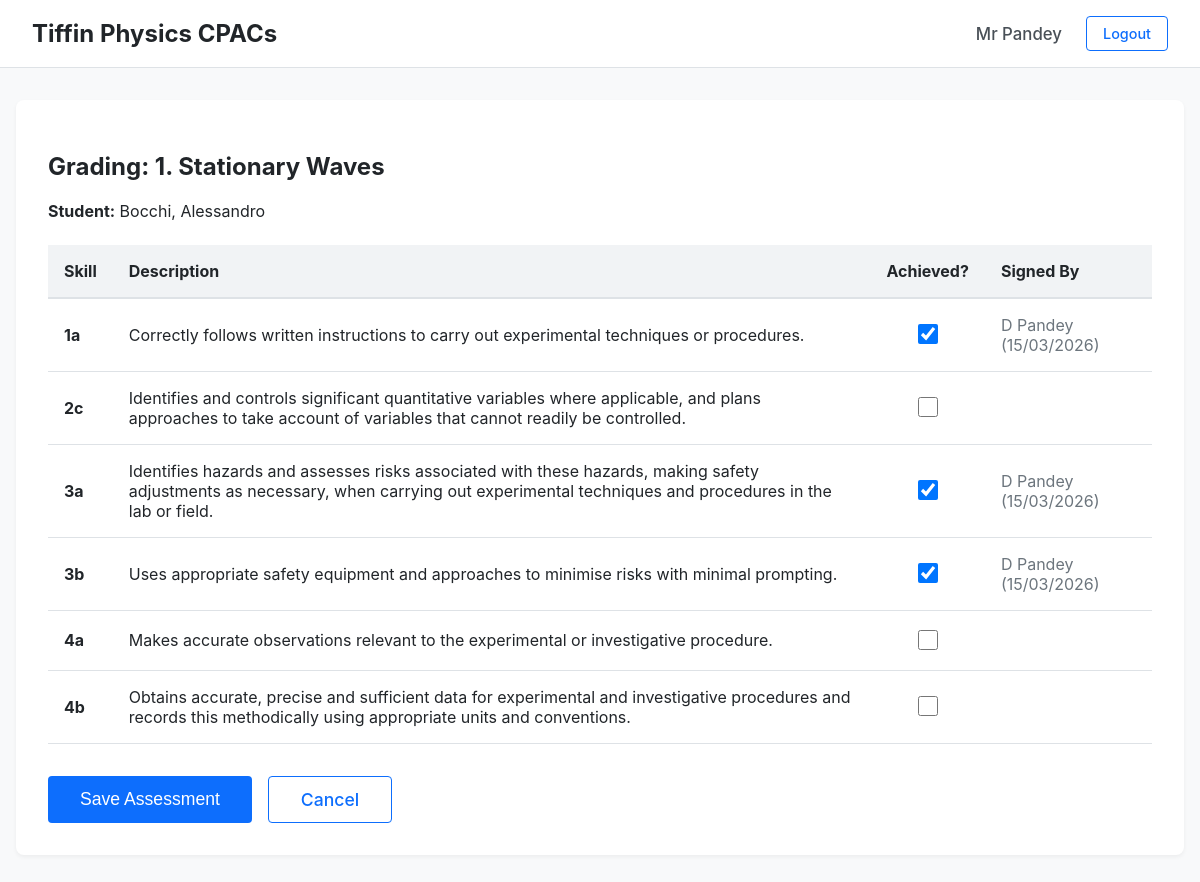
/grade/9/1 (signed in), run on the app's committed database.
### app.py (models this page shows, shortened)
class Teacher(UserMixin, db.Model):
    id = db.Column(db.Integer, primary_key=True)
    email = db.Column(db.String(150), unique=True, nullable=False)
    password = db.Column(db.String(200), nullable=False)
    title = db.Column(db.String(10), nullable=False)
    first_name = db.Column(db.String(100), nullable=False)
    last_name = db.Column(db.String(100), nullable=False)
    @property
    def role(self):
        return 'teacher'

class Practical(db.Model):
    id = db.Column(db.Integer, primary_key=True)
    name = db.Column(db.String(150), nullable=False)

class Student(UserMixin, db.Model):
    id = db.Column(db.Integer, primary_key=True)
    first_name = db.Column(db.String(100), nullable=False)
    last_name = db.Column(db.String(100), nullable=False)
    cohort_id = db.Column(db.Integer, db.ForeignKey('cohort.id'), nullable=False)

class Skill(db.Model):
    id = db.Column(db.Integer, primary_key=True)
    name = db.Column(db.String(10), unique=True, nullable=False)
    description = db.Column(db.String(500), nullable=False)

### app.py (the view, shortened to what this page needs)
@app.route('/grade/<int:student_id>/<int:prac_id>', methods=['GET', 'POST'])
@login_required
def grade(student_id, prac_id):
    if current_user.role == 'student' and current_user.id != student_id: abort(403)
    student = Student.query.get_or_404(student_id)
    practical = Practical.query.get_or_404(prac_id)
    skills = practical.skills
    assessments = Assessment.query.filter_by(student_id=student.id, practical_id=practical.id).all()
    assessed_skill_ids = {a.skill_id: a for a in assessments}
    signatures = {a.skill_id: f"{Teacher.query.get(a.teacher_id).first_name[0]} {Teacher.query.get(a.teacher_id).last_name} ({a.date_signed.strftime('%d/%m/%Y')})" for a in assessments}
    return render_template('grade.html', student=student, practical=practical, skills=skills, assessed=assessed_skill_ids, signatures=signatures)

### app.py (called while the page is built)
@login_manager.user_loader
def load_user(user_id):
    if user_id.startswith('teacher_'):
        return Teacher.query.get(int(user_id.split('_')[1]))
    elif user_id.startswith('student_'):
        return Student.query.get(int(user_id.split('_')[1]))
    return None

### templates/grade.html
{% extends 'base.html' %} {% block content %}
<div
	style="
		background: white;
		padding: 2rem;
		border-radius: 8px;
		box-shadow: 0 2px 4px rgba(0, 0, 0, 0.05);
	">
	<h2>Grading: {{ practical.name }}</h2>
	<p>
		<strong>Student:</strong> {{ student.first_name }} {{ student.last_name
		}}
	</p>
	<form method="POST">
		<table
			style="width: 100%; border-collapse: collapse; margin-top: 1.5rem">
			<thead>
				<tr style="background: #f1f3f5">
					<th
						style="
							padding: 1rem;
							border-bottom: 2px solid var(--border);
							text-align: left;
						">
						Skill
					</th>
					<th
						style="
							padding: 1rem;
							border-bottom: 2px solid var(--border);
							text-align: left;
						">
						Description
					</th>
					<th
						style="
							padding: 1rem;
							border-bottom: 2px solid var(--border);
							text-align: center;
						">
						Achieved?
					</th>
					<th
						style="
							padding: 1rem;
							border-bottom: 2px solid var(--border);
							text-align: left;
						">
						Signed By
					</th>
				</tr>
			</thead>
			<tbody>
				{% for sk in skills %}
				<tr>
					<td
						style="
							padding: 1rem;
							border-bottom: 1px solid var(--border);
						">
						<strong>{{ sk.name }}</strong>
					</td>
					<td
						style="
							padding: 1rem;
							border-bottom: 1px solid var(--border);
						">
						{{ sk.description }}
					</td>
					<td
						style="
							padding: 1rem;
							border-bottom: 1px solid var(--border);
							text-align: center;
						">
						<input
							type="checkbox"
							name="skill_{{ sk.id }}"
							{%
							if
							sk.id
							in
							assessed
							%}checked{%
							endif
							%}
							style="
								width: 20px;
								height: 20px;
								cursor: pointer;
							" />
					</td>
					<td
						style="
							padding: 1rem;
							border-bottom: 1px solid var(--border);
							color: #6c757d;
						">
						{% if sk.id in signatures %}{{ signatures[sk.id] }}{%
						endif %}
					</td>
				</tr>
				{% endfor %}
			</tbody>
		</table>
		<div style="margin-top: 2rem; display: flex; gap: 1rem">
			<button
				type="submit"
				class="btn"
				style="font-size: 1.1rem; padding: 0.75rem 2rem">
				Save Assessment
			</button>
			<a
				href="{{ url_for('cohort_view', id=student.cohort_id) }}"
				class="btn btn-outline"
				style="
					font-size: 1.1rem;
					padding: 0.75rem 2rem;
					display: flex;
					align-items: center;
				"
				>Cancel</a
			>
		</div>
	</form>
</div>
{% endblock %}

### templates/base.html (shortened to what this page needs)
<!doctype html>
<html lang="en">
	<head>
	</head>
	<body>
		<nav class="navbar">
			<h2>
				<a
					href="{% if current_user.is_authenticated and current_user.role == 'teacher' %}{{ url_for('dashboard') }}{% else %}{{ url_for('home') }}{% endif %}"
					class="navbar-brand"
					>Tiffin Physics CPACs</a
				>
			</h2>
			<div style="display: flex; align-items: center">
				{% if current_user.is_authenticated %} {% if current_user.role
				== 'teacher' %}
				<span class="user-name"
					>{{ current_user.title }} {{ current_user.last_name }}</span
				>
				{% endif %}
				<a href="{{ url_for('logout') }}" class="btn btn-outline"
					>Logout</a
				>
				{% endif %}
			</div>
		</nav>
		<div class="container">
			 {% block content %}{%
			endblock %}
		</div>
	</body>
</html>

### templates/base.html (style rules this page uses)
:root { --bg: #f8f9fa; --text: #212529; --primary: #0d6efd; --border: #dee2e6; }
body { font-family: -apple-system, BlinkMacSystemFont, "Segoe UI", Roboto, sans-serif; background: var(--bg); color: var(--text); margin: 0; padding: 0; }
.navbar { background: #fff; padding: 1rem 2rem; border-bottom: 1px solid var(--border); display: flex; justify-content: space-between; align-items: center; }
.navbar h2 { margin: 0; }
.navbar-brand { text-decoration: none; color: inherit; transition: color 0.2s ease; }
.user-name { font-weight: 500; font-size: 1.05rem; margin-right: 1.5rem; color: #495057; }
.container { max-width: 1400px; margin: 2rem auto; padding: 0 1rem; }
.btn { padding: 0.5rem 1rem; border: none; border-radius: 4px; background: var(--primary); color: white; cursor: pointer; text-decoration: none; font-size: 0.9rem; font-weight: 500; display: inline-block; text-align: center; }
.btn-outline { background: transparent; border: 1px solid var(--primary); color: var(--primary); }

### data on the page
Teacher: title "Mr", last_name "Pandey"
Practical: name "1. Stationary Waves"
Student: first_name "Bocchi,", last_name "Alessandro"
Skill: name "1a", description "Correctly follows written instructions to carry out experimental techniques or procedures.", id "☑", signatures "D Pandey (15/03/2026)"
Skill: name "2c", description "Identifies and controls significant quantitative variables where applicable, and plans approaches to take account of variables that cannot readily be controlled."
Skill: name "3a", description "Identifies hazards and assesses risks associated with these hazards, making safety adjustments as necessary, when carrying out experimental techniques and procedures in the lab or field.", id "☑", signatures "D Pandey (15/03/2026)"
Skill: name "3b", description "Uses appropriate safety equipment and approaches to minimise risks with minimal prompting.", id "☑", signatures "D Pandey (15/03/2026)"
Skill: name "4a", description "Makes accurate observations relevant to the experimental or investigative procedure."
Skill: name "4b", description "Obtains accurate, precise and sufficient data for experimental and investigative procedures and records this methodically using appropriate units and conventions."
